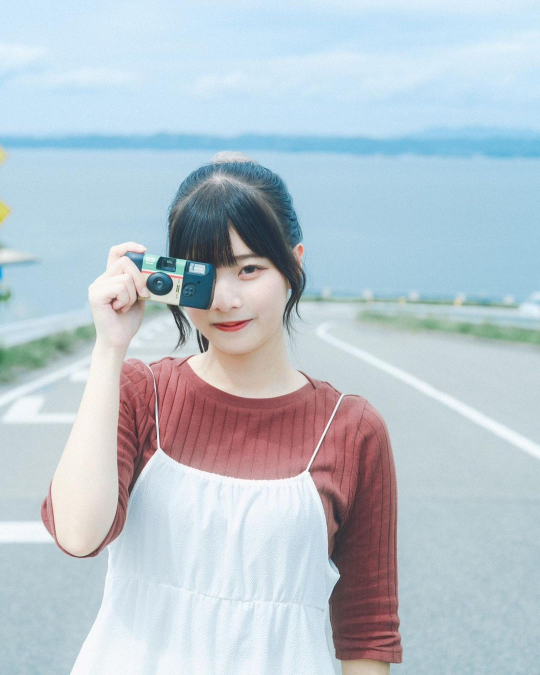
#> input picture imgs/IMG_5552.JPG, 1080 x 1350 px (shown at 1/2 size)
$ python hw1.py
#> lines starting #> are read from the running program, lines starting #| are printed output that depends on the picture
import numpy as np
import cv2


def conv(input,m,n,filter,bias,padding):
    #=========================== padding ===========================
    height = len(input)
    width = len(input[0])
    if padding == -1:
        paddingimg = np.copy(input)

    elif padding == 0:
        paddingimg = np.zeros((height + 2, width + 2), dtype=np.float64)
        for i in range(height + 2):
            for j in range(width + 2):
                if i == 0 or i == height + 1 or j == 0 or j == width + 1:
                    paddingimg[i][j] = 0
                else:
                    paddingimg[i][j] = input[i-1][j-1]

    elif padding == 1:
        paddingimg = np.zeros((height + 2, width + 2), dtype=np.float64)
        for i in range(height + 2):
            for j in range(width + 2):
                if i == 0 or i == height + 1 or j == 0 or j == width + 1:
                    paddingimg[i][j] = 255
                else:
                    paddingimg[i][j] = input[i-1][j-1]

    #=========================== convolution ===========================
    height = len(paddingimg)
    width = len(paddingimg[0])
    for i in range(height - m + 1):
        for j in range(width - n + 1):
            conv_sum = 0
            for k in range(m):
                for l in range(n):
                    conv_sum += paddingimg[i + k][j + l] * filter[k][l]
            paddingimg[i][j] = conv_sum + bias

    return paddingimg

#===========================maxpooling===========================
def maxpooling(input):
    height = len(input)
    width = len(input[0])
    output = np.zeros((height // 2, width // 2), dtype=np.float64)
    if height % 2 == 1:
        height -= 1
    if width % 2 == 1:
        width -= 1
    for i in range(0, height, 2):
        for j in range(0, width, 2):
            output[i//2][j//2] = max(input[i][j] , input[i][j+1] , input[i+1][j] , input[i+1][j+1])
    return output


#===========================avgpooling===========================

def avgpooling(input_img):
    height = len(input_img)
    width = len(input_img[0])
    output = np.zeros((height // 2, width // 2), dtype=np.float64)
    if height % 2 == 1:
        height -= 1
    if width % 2 == 1:
        width -= 1
    for i in range(0, height, 2):
        for j in range(0, width, 2):
            output[i//2][j//2] = (input_img[i][j] + input_img[i][j+1] + input_img[i+1][j] + input_img[i+1][j+1]) / 4
    return output
#=========================== mian ===========================


img = cv2.imread('imgs/IMG_5552.JPG', 0)
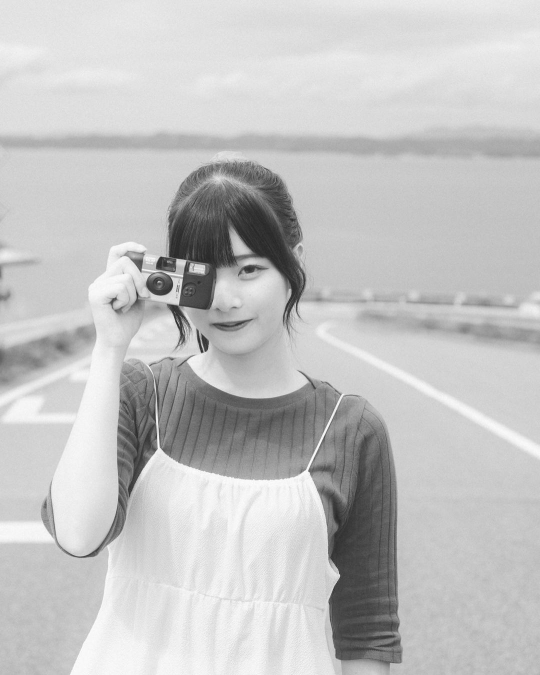
#> img: shape (1350, 1080) (shown at 1/2 size); min 28, max 255, mean 194.8


img = cv2.resize(img, (0, 0), fx=0.5, fy=0.5)
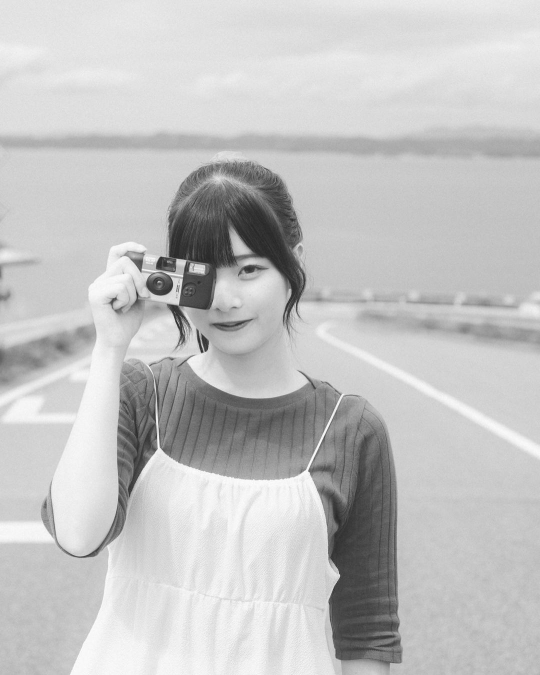
#> img: shape (675, 540); min 39, max 253, mean 194.9


cv2.imshow('image', img)
cv2.waitKey(0)
cv2.destroyAllWindows()


avg = np.array([
    [1/9, 1/9, 1/9],
    [1/9, 1/9, 1/9],
    [1/9, 1/9, 1/9]
    ])

sobel = np.array([
    [-1,  0,  1],
    [-2,  0,  2],
    [-1,  0,  1]
])

gaussian = np.array([
    [1/16, 2/16, 1/16],
    [2/16, 4/16, 2/16],
    [1/16, 2/16, 1/16]
])

for padding in range(-1, 2):
    input_img = img
    m = 3
    n = 3
    bias = 0

    output = conv(input_img, m, n, avg, bias, padding)
    cv2.imshow('Average Filter with Padding {}'.format(padding), output)
    cv2.waitKey(0)
    cv2.destroyAllWindows()

    output = conv(input_img, m, n, sobel, bias, padding)
    cv2.imshow('Sobel Filter with Padding {}'.format(padding), output)
    cv2.waitKey(0)
    cv2.destroyAllWindows()

    output = conv(input_img, m, n, gaussian, bias, padding)
    cv2.imshow('Gaussian Filter with Padding {}'.format(padding), output)
    cv2.waitKey(0)
    cv2.destroyAllWindows()

    print('Padding = ', padding)
#> this loop made 3 passes
#> pass 1, `output = conv(input_img, m, n, sobel, bias, padding)`:
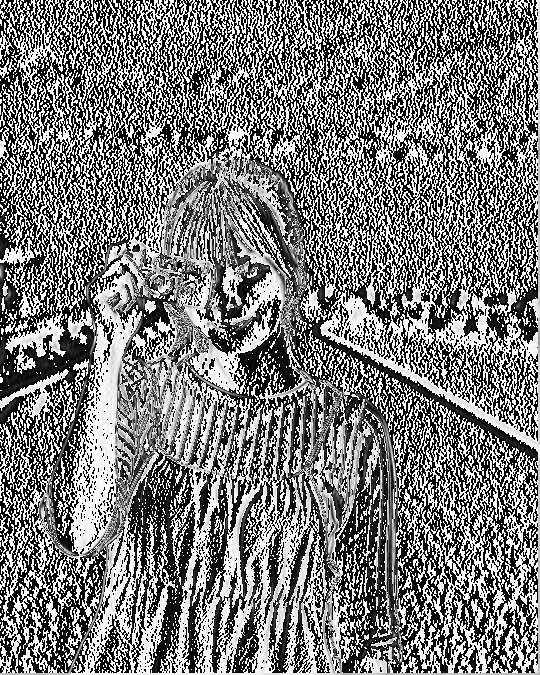
#> output: shape (675, 540); min 0, max 255, mean 123.6
#> pass 2, `output = conv(input_img, m, n, avg, bias, padding)`:
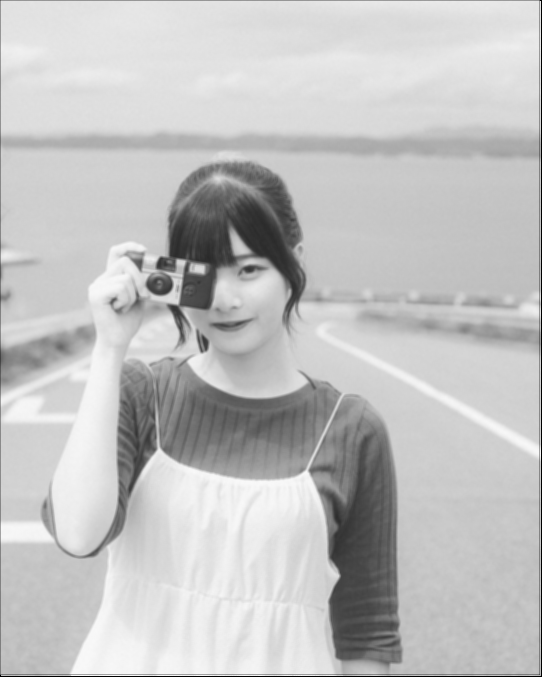
#> output: shape (677, 542) float64; min 0, max 249.4, mean 193.8

input_img = img

output = maxpooling(input_img)
#> in maxpooling, `height = len(input)`: height = 675
#> in maxpooling, `width = len(input[0])`: width = 540
#> in maxpooling, `height -= 1`: height = 674
cv2.imshow('maxpooling', output)
cv2.waitKey(0)
cv2.destroyAllWindows()

output = avgpooling(input_img)
#> in avgpooling, `height = len(input_img)`: height = 675
#> in avgpooling, `width = len(input_img[0])`: width = 540
#> in avgpooling, `height -= 1`: height = 674
#> after the loop in avgpooling, `for i in range(0, height, 2):`:
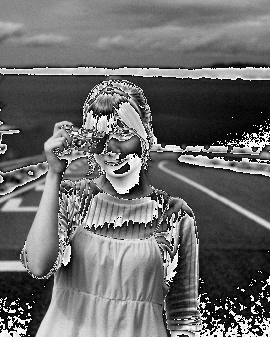
#> output: shape (337, 270) float64; min 0, max 63.75, mean 26.7; drawn with min black and max white
cv2.imshow('avgpooling', output)
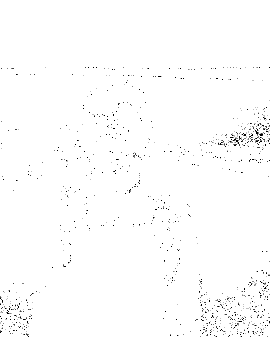
#> window 'avgpooling': shape (337, 270); min 0, max 255, mean 252.5
cv2.waitKey(0)
cv2.destroyAllWindows()
